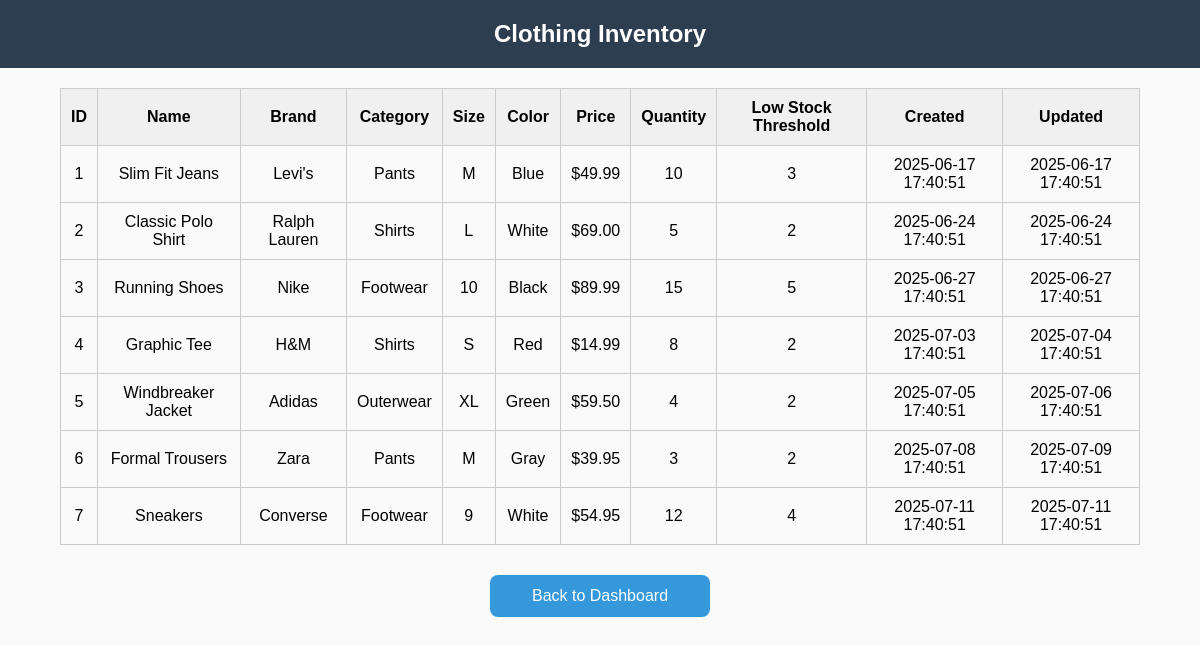
/view_inventory.php (signed in), run on the app's committed database.
### tables this page shows
CREATE TABLE IF NOT EXISTS product (
  idproduct INT NOT NULL AUTO_INCREMENT,
  name VARCHAR(45),
  brand VARCHAR(45),
  category VARCHAR(45),
  size VARCHAR(45),
  color VARCHAR(45),
  price VARCHAR(45),
  quantity INT,
  low_stock_threshold INT,
  created_at DATETIME,
  updated_at DATETIME,
  status ENUM('pending', 'approved', 'rejected') DEFAULT 'pending',
  added_by INT,
  PRIMARY KEY (idproduct),
  FOREIGN KEY (added_by) REFERENCES user(iduser) 
);

### view_inventory.php (the view, shortened to what this page needs)
<?php
require_once 'db_connect.php';
$is_admin = isset($_SESSION['role']) && $_SESSION['role'] === 'admin';
if ($is_admin) {
    $sql = "SELECT * FROM product ORDER BY idproduct ASC";
} else {
    $sql = "SELECT * FROM product WHERE status = 'approved' ORDER BY idproduct ASC";
}
$result = $conn->query($sql);
?>
<!DOCTYPE html>
<html>
<head>
    <link rel="stylesheet" href="styles.css">
</head>
<body>
    <h2>Clothing Inventory</h2>
    <table>
        <tr>
            <th>ID</th>
            <th>Name</th>
            <th>Brand</th>
            <th>Category</th>
            <th>Size</th>
            <th>Color</th>
            <th>Price</th>
            <th>Quantity</th>
            <th>Low Stock Threshold</th>
            <th>Created</th>
            <th>Updated</th>
        </tr>
        <?php if ($result && $result->num_rows > 0): ?>
            <?php while ($row = $result->fetch_assoc()): ?>
                <tr class="<?= ($row['quantity'] <= $row['low_stock_threshold']) ? 'low-stock' : '' ?>">
                    <td><?= $row['idproduct'] ?></td>
                    <td><?= $row['name'] ?></td>
                    <td><?= $row['brand'] ?></td>
                    <td><?= $row['category'] ?></td>
                    <td><?= $row['size'] ?></td>
                    <td><?= $row['color'] ?></td>
                    <td><?= $row['price'] ?></td>
                    <td><?= $row['quantity'] ?></td>
                    <td><?= $row['low_stock_threshold'] ?></td>
                    <td><?= $row['created_at'] ?></td>
                    <td><?= $row['updated_at'] ?></td>
                </tr>
            <?php endwhile; ?>
        <?php else: ?>
            <tr>
                <td colspan="<?= $is_admin ? '12' : '11' ?>">No products found.</td>
            </tr>
        <?php endif; ?>
    </table>
    <div style="text-align: center; margin-top: 30px;">
        <button onclick="window.location.href='../dashboard.php'" class="logout-button">Back to Dashboard</button>
    </div>
</body>
</html>

### styles.css (style rules this page uses)
body { font-family: Arial, sans-serif; background-color: #f3f4f6; margin: 0; padding: 0; text-align: center; }
h2 { background-color: #2c3e50; color: white; padding: 20px 0; margin: 0; }
button { display: block; width: 220px; margin: 12px auto; padding: 12px; background-color: #3498db; color: white; border: none; font-size: 16px; border-radius: 8px; cursor: pointer; transition: background-color 0.3s ease; }
table { width: 100%; border-collapse: collapse; margin-bottom: 30px; }
th, td { padding: 12px 15px; text-align: left; border-bottom: 1px solid #ddd; }
th { background-color: #f8f9fa; font-weight: bold; }
body { font-family: Arial, sans-serif; }
h2 { text-align: center; }
table { margin: 20px auto; border-collapse: collapse; width: 90%; }
th, td { padding: 10px; border: 1px solid #ccc; text-align: center; }
body { font-family: Arial, sans-serif; background-color: #fafafa; }
table { width: 90%; margin: 20px auto; border-collapse: collapse; }
th { background-color: #f0f0f0; }

### data on the page
product: idproduct "1", name "Slim Fit Jeans", brand "Levi's", category "Pants", size "M", color "Blue", price "$49.99", quantity "10", low_stock_threshold "3", created_at "2025-06-17 17:40:51", updated_at "2025-06-17 17:40:51"
product: idproduct "2", name "Classic Polo Shirt", brand "Ralph Lauren", category "Shirts", size "L", color "White", price "$69.00", quantity "5", low_stock_threshold "2", created_at "2025-06-24 17:40:51", updated_at "2025-06-24 17:40:51"
product: idproduct "3", name "Running Shoes", brand "Nike", category "Footwear", size "10", color "Black", price "$89.99", quantity "15", low_stock_threshold "5", created_at "2025-06-27 17:40:51", updated_at "2025-06-27 17:40:51"
product: idproduct "4", name "Graphic Tee", brand "H&M", category "Shirts", size "S", color "Red", price "$14.99", quantity "8", low_stock_threshold "2", created_at "2025-07-03 17:40:51", updated_at "2025-07-04 17:40:51"
product: idproduct "5", name "Windbreaker Jacket", brand "Adidas", category "Outerwear", size "XL", color "Green", price "$59.50", quantity "4", low_stock_threshold "2", created_at "2025-07-05 17:40:51", updated_at "2025-07-06 17:40:51"
product: idproduct "6", name "Formal Trousers", brand "Zara", category "Pants", size "M", color "Gray", price "$39.95", quantity "3", low_stock_threshold "2", created_at "2025-07-08 17:40:51", updated_at "2025-07-09 17:40:51"
product: idproduct "7", name "Sneakers", brand "Converse", category "Footwear", size "9", color "White", price "$54.95", quantity "12", low_stock_threshold "4", created_at "2025-07-11 17:40:51", updated_at "2025-07-11 17:40:51"
